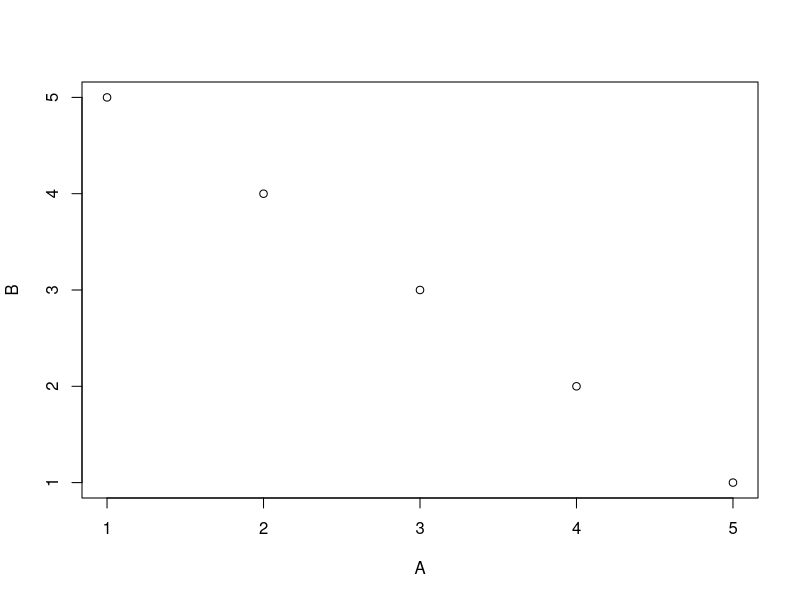
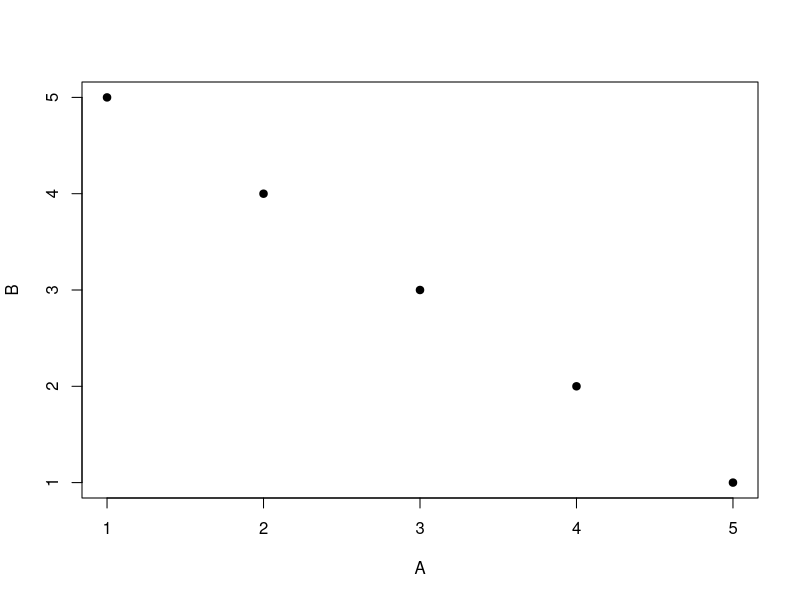
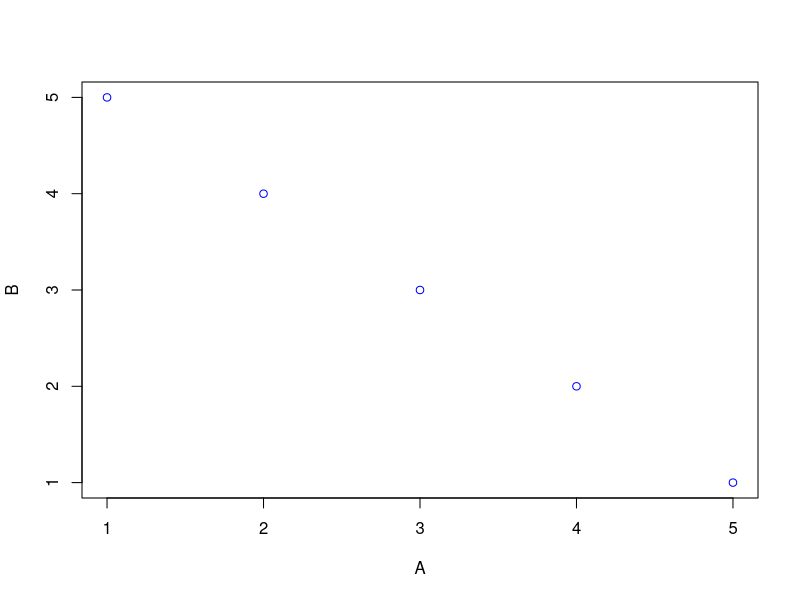

Write the R code that produced these figures, in order.
#	Uvod do R
#	Juraj Medzihorsky
#	08 December 2013
#	
#
#	Riadky, ktore zacinaju znakom # su komentar.  Ak tento 
#	subor otvorite v R, a spustite riadky s komentarom, R
#	ich rozpozna ako komentar, a preskoci ich.
#	Riadky, ktore nezacinaju # su prikazy v R.  Mozeme ich
#	alebo
#		1)	Prepisat alebo vlepit do R konzoly.
#		2)	V R GUI pre Windows otvorit tento subor pomocou
#			prikazu 'open script' v menu.  Nasledne mozeme
#			prikazu posielat z okna skriptu do okna konzoly
#			tak, ze ich vysvietime a stlacime ctrl+R.

#	Zacnime zakladnymi operaciami.
#	Scitanie:

16 + 4

#	Odcitanie:

2 - 10

#	Nasobenie:

23 * 17

#	Delenie:

20 / 4

#	Prikaz pre umocnovanie je trochu menej zjavny.  Pouziva
#	sa znak ^.  Napriklad dva na tretiu je:

2 ^ 3

#	Dalsia bezna operacia je tvorba radov.  Pouziva sa dvojbodka (:).
#	Takto vytvorime rad celych cisel od 2 do 5:

2 : 5

#	Rad moze posutpovat aj od vyssieho cisla k nizsiemu:

2 : -3

#	V pripade, ze nas nezaujima cely rad, ale len dve cisla z neho,
#	mozeme ich spojit prikazom 'c':

c( 2 , 4 )

#	'c' je skratka pre 'combine' a cisla, ktore spajame su oddelene
#	ciarkou (,).  'c' je funkcia, a jej argumenty su v zatvorkach.
#	Tento system vyuzivaju mnohe funkcie v R.

#	Udaje mozeme ulozit do pamate R ako objekty.  Tato operacia
#	spociva na pomenovani objektu a naslednom pripadeni hodnot
#	objektu pomocou prikazu '<-' .  Takto mozeme vytvorit objekt
#	A, ktory obsahuje rad celuch cisel od 0 do 4"

A <- 0:4

#	Obsah tohto objektu sa nam pri vytvoreni nezobrazil.  Ak ho
# 	chceme vidiet, napiseme meno objektu:

A

#	Nas objekt A ma 5 hodnot, ktore su zoradene. Kazda z hodnot je
#	jedno cele cislo.  Rozne typy objektov mozu mat na jendotlivych
#	miestach rozne ine objekty, ako cisla, pismena a ine.  Ked 
#	chceme vidiet v konzole len jednu z hodnot v objekte, napiseme
#	meno objektu nasledovane poradovym cislom hodnoty v hranatych
#	zatvorkach:


A[ 3 ]

#	Tretia hodnota objektu A je cislo 2.  Mozeme si zobrazit aj 
#	viacero vybranych hodnot v A.  Napriklad prve tri pomocou 
#	vytvorenia radu od 1 do 3:

A[ 1 : 3 ]


#	Albo iba druhu a stvrtu hodnotu pomocou combine:

A[ c(2, 4) ]


#	S objektami mozeme prevadzat operacie.  Napriklad mozeme 
#	zvysit kazdu s hodnot v A o 1:

A + 1

#	Zvysila tato operacia hodnoty ulozene v A? Pozrime sa:

A

#	Nie. Pre zmenu hodnot ulozenych v objekte sa pouziva operator
#	<-.  Ak chceme zvysit o 1 kazdu hodnotu v objekte A, postupujeme
#	napriklad takto:

A <- A + 1

#	Vysledok operacie mozeme skontrolovat:

A

#	Vytvorme teraz dalsi objekt, nazvyme ho B, a vlozme do neho
#	cele cisla od 5 do 1.

B <- 5:1

#	Skontrolujme objekt:

B

#	Teraz mame v pamati R dva objekty.  Nazvy objketov v pamati R
#	mozeme skontrolovat pomocou:

ls()

#	Vidime, ze v pamati mame dva objekty: A a B.  Kedze sme tieto
#	objekty vytvorili, vieme co obsahuju.  Su to vektory.  Vektor
#	v R je nieco ako vlak s vagonmi.  V kazdom vagone moze byt nieco
#	ine a kazdy ma poradove cislo.  Ale existuju rozne typy 'vlakov'.
#	Typ objektu mozeme skontrolovat:

typeof(A)


#	Su aj ine typy objektov.  Napr. znakovy -- 'character':

typeof( "nejake pismena a cisla 01234" )

#	alebo booleovsky:

typeof( c(TRUE, FALSE) )

#	Dlzku vektora mozeme skontrolovat:

length( A )

length(B)

#	Nase dva objekty maju rovnaku dlzku a mozeme s nimi jednoducho
#	vykonat niektore operacie.  Napriklad mozeme scitat prvu hodnotu
#	v A s prvou hodnotou v B a tak dalej pomocou:	

A + B

#	Alebo vynasobit prvy hodnotu v s prvou v B atd pomocou:

A * B


#	S objektami mozeme vykonavat aj ine operacie.  Napriklad mozeme
#	scitat vsetky hodnoty v ciselnom objekte:

sum( A )

#	Alebo ich vynasobit:

prod( B )


#	Ak nas zaujima napriklad priemerna hodnota v A, mozeme:

sum(A) / length(A)

#	alebo jednoducho:

mean(A)

#	Objekty mozeme spajat pomocou combine do jedneho vektora:

c( A , B )


#	Alebo do dvojrozmerneho objektu, kde je kazdy z objektov
#	stlpcom:

cbind( A , B )

#	'cbind' je skratka pre 'bind as columns'.
#
#	Objekty si mozeme zobrazit aj pomocou grafov.  Napriklad 
#	nase dva objekty si mozeme zobrazit pomocou

plot( x = A , y = B )

#	Otvorilo sa dalsie okno.

#	Suradnice bodov su pary hodnot v A a B:  prva hodnota z A
#	je suradnicou na osi x a prva hodnota z B na osi y atd.
#	Aj pri takomto jednoduchom grafe mame v R k dispozicii
#	vela moznosti.  Mozeme napriklad zmenit vyzor bodov:

plot( x = A , y = B , pch = 19 )

#	Alebo ich farbu:

plot( x = A , y = B , col = 'blue' )

#	Vsetky moznosti zistime pomocou otvorenia manualu pre
#	funkciu 'plot'. Heslo otvorime pomocou

?plot

#	Takto mozno otvorit dokumentaciu ku vsetkym zdokumentovanym
#	funkciam.  V pripade, ze si presny nazov funkcie nepamatame
#	mozeme si zobrazit zoznam vestkych hesiel blizkych zadanemu
#	vyrazu tak, ze pred vyraz vlozime ??:

??scatter




